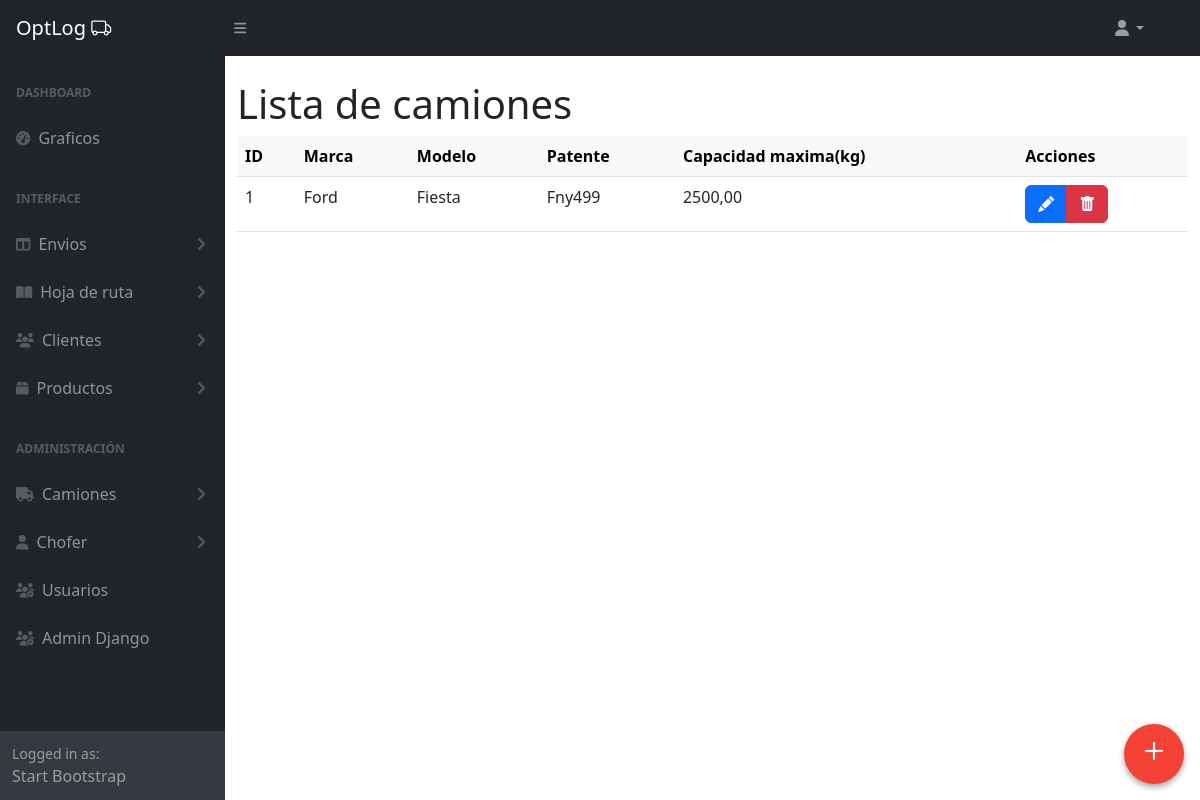
The page /camiones/admin-panel/camiones/ on the database as committed earlier.
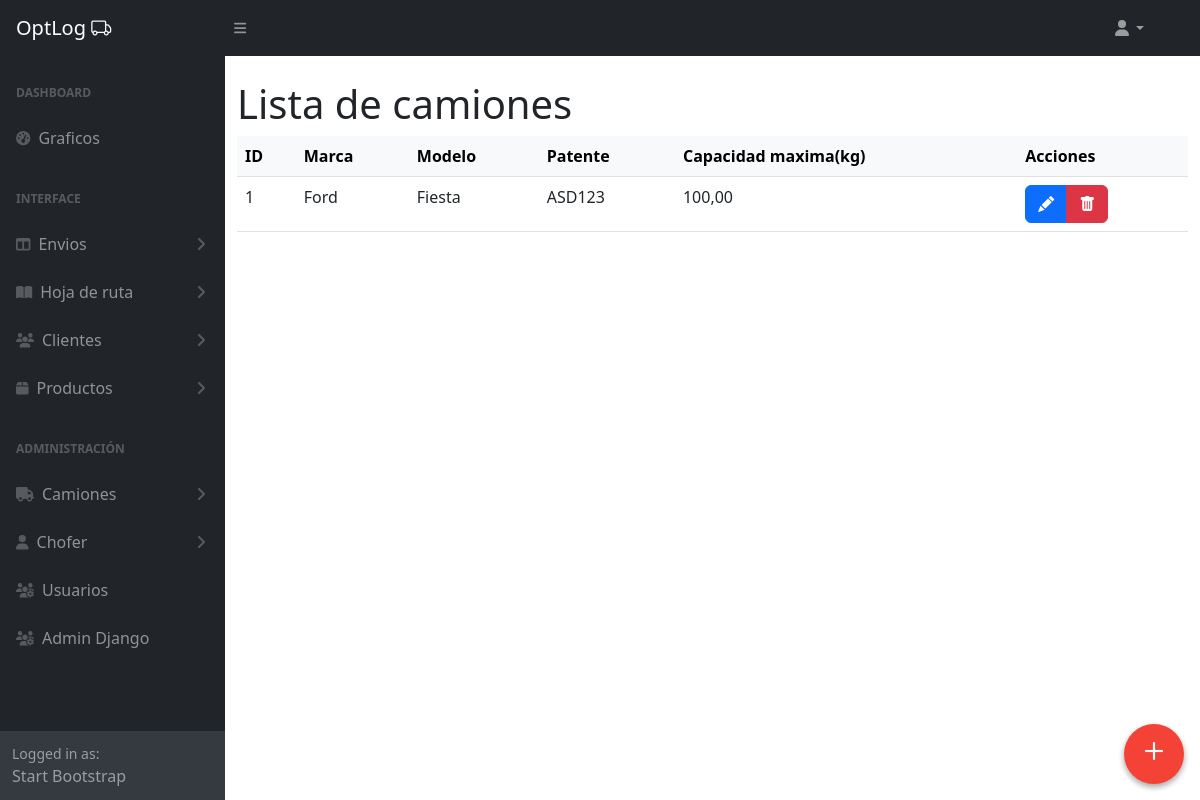
The same page on the database as committed later.
### camiones/models.py (models this page shows, shortened)
class Camion(models.Model):
    patente = models.CharField(max_length=10)  # Patente del camión
    capacidad_maxima = models.DecimalField(max_digits=6, decimal_places=2)  # Capacidad máxima del camión en toneladas
    marca = models.CharField(max_length=50)  # Marca del camión
    modelo = models.CharField(max_length=50)  # Modelo del camión
    class Meta:
        verbose_name = 'Camión'
        verbose_name_plural = 'Camiones'

### camiones/views.py (the view)
# urls.py: path('admin-panel/camiones/', CamionListView.as_view(), name='camiones_list'),
class CamionListView(ListView):
    model = Camion
    template_name = 'camiones/camiones_list.html'
    context_object_name = 'camiones'

### camiones/templates/camiones/camiones_list.html (shortened to what this page needs)
{% extends 'core/base_admin.html' %}
{% block main %}
        <div class="container mt-4">
            <h1 class="mt-4">Lista de camiones</h1>
         <table class="table table-hover">
            <thead class="table-light">
                <tr>
                    <th>ID</th>
                    <th>Marca</th>
                    <th>Modelo</th>
                    <th>Patente</th>
                    <th>Capacidad maxima(kg)</th>
                    <th>Acciones</th>
                </tr>
            </thead>
            <tbody>
                {% for object in object_list %}
                <tr>
                    <td>{{object.id}}</td>
                    <td>{{object.marca | capfirst}}</td>
                    <td>{{object.modelo}}</td>
                    <td>{{object.patente}}</td>
                    <td>{{object.capacidad_maxima}}</td>
                    <td>
                        <div class="btn-group" role="group" aria-label="Basic example">
                            <a href="{% url 'camiones:camion_edit' object.id %}" type="button" class="btn btn-primary"><i class="bi-pencil-fill"></i></a>
                            <button type="button" class="btn btn-danger" data-bs-toggle="modal" data-bs-target="#deleteModal" data-delete-url="{% url 'camiones:camion_delete' object.id %}" data-delete-name="{{ object.marca }}, {{ object.modelo }}">
                              <i class="bi-trash-fill"></i>
                            </button>
                          </div>
                    </td>
                </tr>
                {% empty %}
                <p>No hay registros</p>
                {% endfor %}
            </tbody>
        </table>
    </div>
    <a href="{% url 'camiones:camion_create' %} ">
      <div class="to-top">
        <i class="bi-plus"></i>
      </div>
    </a>
    {% endblock main %}

Rows that differ between the two databases and show on the page:
changed Camion "Ford": patente "Fny499" → "ASD123"; capacidad_maxima "2500,00" → "100,00"
